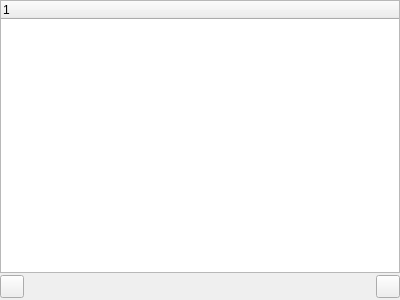
<?xml version="1.0" encoding="UTF-8"?>
<ui version="4.0">
 <class>FileStructure</class>
 <widget class="QWidget" name="FileStructure">
  <property name="geometry">
   <rect>
    <x>0</x>
    <y>0</y>
    <width>400</width>
    <height>300</height>
   </rect>
  </property>
  <property name="windowTitle">
   <string>File Structure</string>
  </property>
  <layout class="QVBoxLayout" name="verticalLayout" stretch="10,1">
   <property name="spacing">
    <number>0</number>
   </property>
   <property name="leftMargin">
    <number>0</number>
   </property>
   <property name="topMargin">
    <number>0</number>
   </property>
   <property name="rightMargin">
    <number>0</number>
   </property>
   <property name="bottomMargin">
    <number>0</number>
   </property>
   <item>
    <widget class="QTreeWidget" name="tree">
     <column>
      <property name="text">
       <string notr="true">1</string>
      </property>
     </column>
    </widget>
   </item>
   <item>
    <widget class="QWidget" name="toolbar" native="true">
     <layout class="QHBoxLayout" name="horizontalLayout" stretch="1,10,1">
      <property name="spacing">
       <number>0</number>
      </property>
      <property name="leftMargin">
       <number>0</number>
      </property>
      <property name="topMargin">
       <number>0</number>
      </property>
      <property name="rightMargin">
       <number>0</number>
      </property>
      <property name="bottomMargin">
       <number>0</number>
      </property>
      <item>
       <widget class="QToolButton" name="refresh">
        <property name="text">
         <string/>
        </property>
       </widget>
      </item>
      <item>
       <spacer name="horizontalSpacer">
        <property name="orientation">
         <enum>Qt::Horizontal</enum>
        </property>
        <property name="sizeHint" stdset="0">
         <size>
          <width>349</width>
          <height>20</height>
         </size>
        </property>
       </spacer>
      </item>
      <item>
       <widget class="QToolButton" name="toggle">
        <property name="text">
         <string/>
        </property>
       </widget>
      </item>
     </layout>
    </widget>
   </item>
  </layout>
  <action name="actionRefresh">
   <property name="icon">
    <iconset resource="../icons.qrc">
     <normaloff>:/app_data/icons/reload.svg</normaloff>:/app_data/icons/reload.svg</iconset>
   </property>
   <property name="text">
    <string>Refresh</string>
   </property>
   <property name="toolTip">
    <string>Refresh Structure</string>
   </property>
   <property name="shortcut">
    <string>F4</string>
   </property>
  </action>
  <action name="actionToggle">
   <property name="icon">
    <iconset resource="../icons.qrc">
     <normaloff>:/app_data/icons/window_nofullscreen.svg</normaloff>:/app_data/icons/window_nofullscreen.svg</iconset>
   </property>
   <property name="text">
    <string>Toggle</string>
   </property>
   <property name="toolTip">
    <string>Toggle</string>
   </property>
  </action>
 </widget>
 <resources>
  <include location="../icons.qrc"/>
 </resources>
 <connections/>
</ui>
